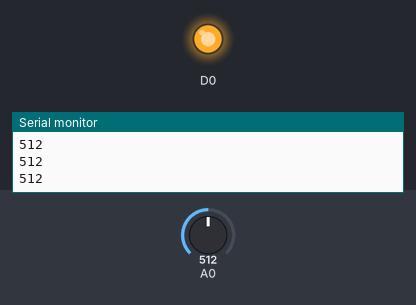
Recording of a sketch running on a simulated ESP8266 (NodeMCU). Parts: output pins drawn as LEDs (lit = HIGH), the last lines printed to the serial monitor. The test bench sets the inputs (shaded band); at power-on: A0 = 512.

Above: at 1.2 s.
1.3 s: A0 set to 122
At 2.5 s:
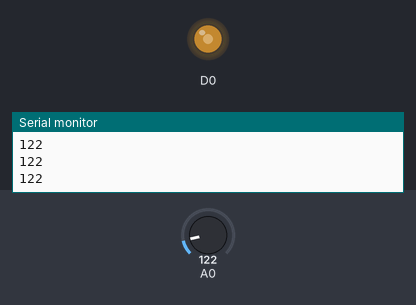
2.8 s: A0 set to 0
At 3.5 s:
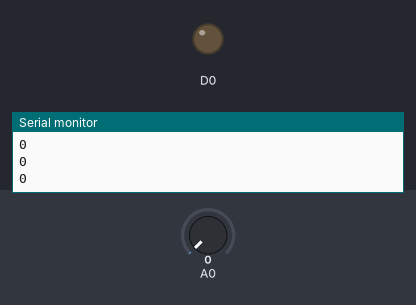
4.3 s: A0 set to 306
At 4.7 s:
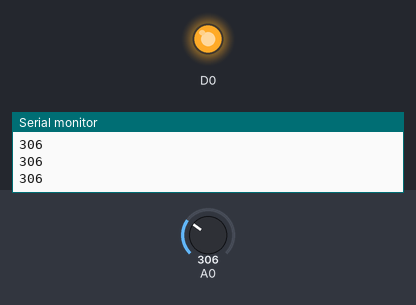
Timing chart, 0 to 7.3 s (numbered marks = the images above; inputs shaded):
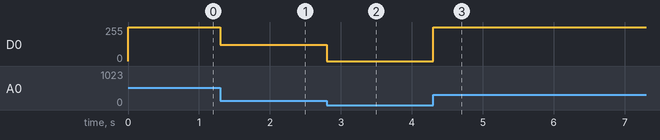

Measured:
- after the input at 1.3 s, D0: 255/255 → 122/255 at once
- after the input at 2.8 s, D0: 122/255 → 0/255 at once
- after the input at 4.3 s, D0: 0/255 → 255/255 at once

The sketch:

Analog_Input.ino
```cpp
void setup() {
  // put your setup code here, to run once:
  pinMode(D0, OUTPUT);
  Serial.begin(9600);
}

void loop() {
  // put your main code here, to run repeatedly:
  int val = analogRead(A0);
  analogWrite(D0, val);
  Serial.println(val);
}
```
